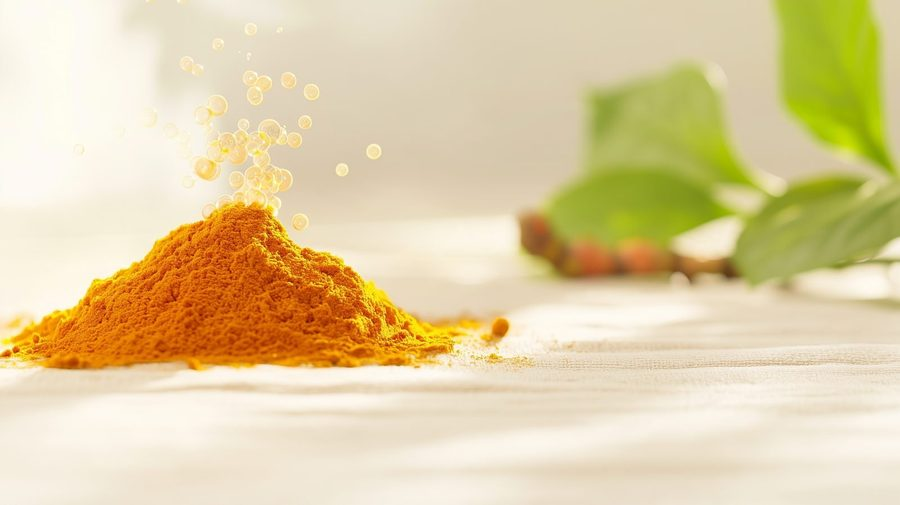
#> input picture assets/img/article-high-absorption-curcumin.jpg, 900 x 505 px
$ python -i pull-from-wp.py   (imports and definitions only)
#> lines starting #> are read from the running program, lines starting #| are printed output that depends on the picture
#!/usr/bin/env python3
"""Pull products from a headless WordPress install into data/products.json.

    python tools/pull-from-wp.py

Configuration comes from the environment (GitHub repo secrets in CI):

    WP_URL              https://cms.example.com        (required)
    WP_USER             an editor's username           (optional)
    WP_APP_PASSWORD     that user's application password (optional)

Without credentials it reads the public REST API, which is enough when the
`product` post type is public.

WordPress is an EDITOR here, never a runtime dependency. This script runs at
build time only, and it downloads every image into assets/img/ so the published
site never requests anything from the WordPress host. If the site were to fetch
from WordPress in the browser we would lose the three things the static build
exists for: speed, security, and a catalogue search engines can read.

It also writes data/product-pages/<slug>.json — the eight-tab product page —
but only for products that carry page copy in WordPress. A product with no page
copy is left exactly as it is, so hand-authored pages survive until their
content is moved across.
"""

import base64
import hashlib
import io
import json
import os
import re
import sys
import time
import urllib.error
import urllib.parse
import urllib.request

ROOT = os.path.dirname(os.path.dirname(os.path.abspath(__file__)))
IMG_DIR = os.path.join(ROOT, 'assets', 'img')
OUT = os.path.join(ROOT, 'data', 'products.json')
PAGE_DIR = os.path.join(ROOT, 'data', 'product-pages')

# Which WordPress upload each image in assets/img/ was made from. WordPress
# never changes an upload in place — replacing or editing a photo gives it a
# new URL — so an image whose URL matches the one recorded here is already
# in the repo exactly as it should be, and is not downloaded again. On a
# shared host that is most of what a build used to cost: every photo, on
# every save.
SOURCES = os.path.join(ROOT, 'data', 'image-sources.json')
# [5 lines not run here, left out]
_used_sources = {}

WP_URL = (os.environ.get('WP_URL') or '').rstrip('/')
WP_USER = os.environ.get('WP_USER') or ''
WP_PASS = os.environ.get('WP_APP_PASSWORD') or ''

TONES = {'natural', 'reg', 'commercial', 'neutral', 'sand'}
MAX_IMAGE_WIDTH = 900          # product shots are never shown larger than this
JPEG_QUALITY = 82


def die(msg):
    sys.exit('pull-from-wp: ' + msg)


# Waits between attempts. A shared host answers 504 when a request queues
# behind others for too long — which is exactly what happens while an editor
# saves several products in a row and each save sets off a build. Those clear
# within seconds, so a build that waits briefly and asks again succeeds, where
# failing outright meant a false-alarm email for an edit that was fine.
RETRY_WAITS = (5, 15, 30)
TRANSIENT = {429, 500, 502, 503, 504}


# [33 lines left out: functions fetch, fresh, not called in this run]


NO_CACHE = {'Accept': 'application/json', 'Cache-Control': 'no-cache', 'Pragma': 'no-cache'}


# [131 lines left out: functions api, clean, grab_image, field, not called in this run]


# --------------------------------------------------------------- page content

# The eight tabs are the same on every product page; only their contents differ.
TABS = [
    ('description', 'תיאור'),
    ('audience',    'למי מתאים'),
    ('benefits',    'יתרונות'),
    ('usage',       'הוראות שימוש'),
    ('ingredients', 'רכיבים ומידע'),
    ('kosher',      'כשרות ואישורים'),
    ('label',       'תווית'),
    ('faq',         'שאלות נפוצות'),
]

PROSE_TABS = {'description', 'audience', 'usage', 'ingredients', 'kosher'}

# Read from the sprite rather than hard-coded, so adding an icon to index.html
# is all it takes to make it usable from WordPress.
# [2 lines not run here, left out]


# [328 lines left out: functions blocks_from_text, build_page, main, pull_content, not called in this run]


HERO_WIDTH = 1600     # a hero spans the page; product shots stop at MAX_IMAGE_WIDTH
# Wider where the image fills the screen: the home hero is the background of
# the whole opening on a computer (19/11/2026), sharp on wide screens too; the
# phone version is shown at most ~430px wide, three times over.
IMAGE_WIDTHS = {('home', 'hero.image'): 2400, ('home', 'hero.image_mobile'): 1400}


def localise_images(data):
    """Images picked in "תוכן העמודים" arrive as WordPress URLs; the site
    serves its own resized copy, so the value becomes its path.

    The file name carries a fingerprint of the URL: a replaced image gets a
    new name, so no browser or CDN keeps showing the old one, and the old file
    is deleted. Which fields are images comes from data/cms-schema.json.
    """
    schema = json.load(open(os.path.join(ROOT, 'data', 'cms-schema.json'), encoding='utf-8'))
    images = {(p['id'], f['key']) for p in schema['pages'] for s in p['sections']
              for f in s['fields'] if f['type'] == 'image'}
    for page, values in data.items():
        if not isinstance(values, dict):
            continue
        for key, value in values.items():
            if (page, key) not in images or not isinstance(value, str):
                continue
            lines = value.replace('\r\n', '\n').split('\n')
            url = lines[0].strip()
            base = re.sub(r'[^a-z0-9]+', '-', f'{page}-{key}'.lower()).strip('-')
            if url.startswith('http'):
                tag = hashlib.sha1(url.encode('utf-8')).hexdigest()[:8]
                lines[0] = grab_image(url, f'{base}-{tag}', 'cms', max_width=IMAGE_WIDTHS.get((page, key), HERO_WIDTH))
                values[key] = '\n'.join(lines)
            keep = os.path.basename(lines[0]) if lines[0] else None
            for name in os.listdir(IMG_DIR):
                if name.startswith(f'cms-{base}-') and name != keep:
                    os.remove(os.path.join(IMG_DIR, name))
                    print(f'  removed replaced image {name}')


# [55 lines left out: function pull_articles, not called in this run]


# [2 lines not run here, left out]

>>> import cv2
>>> picture = cv2.imread('../assets/img/article-high-absorption-curcumin.jpg', cv2.IMREAD_GRAYSCALE)
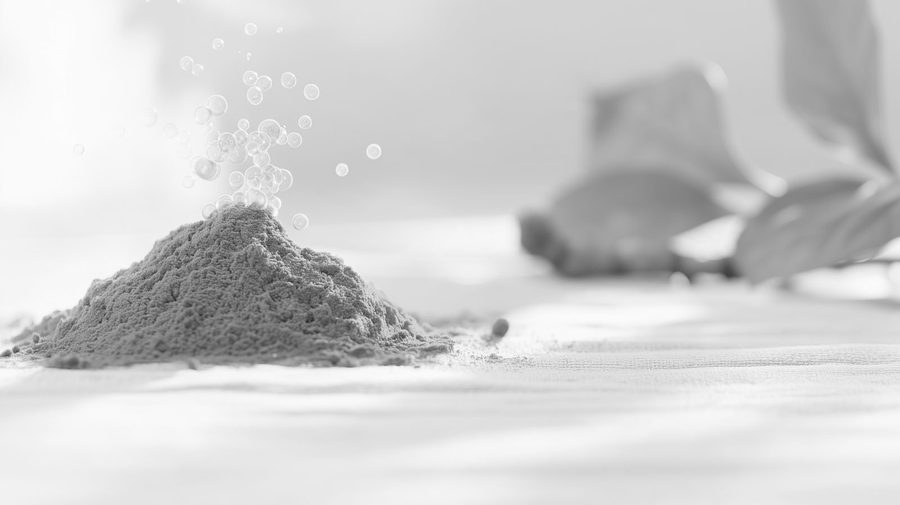
#> picture: shape (505, 900); min 35, max 255, mean 207.3
#> (the run stopped early here; a loop or call above may not have finished)

$ run again, on assets/img/bg-dark-botanical.jpg
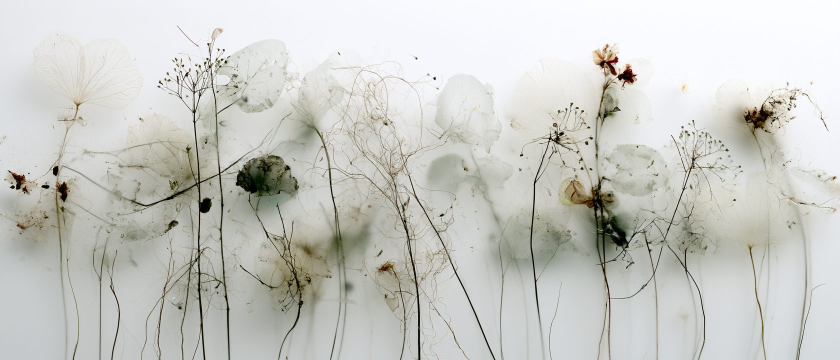
#> input picture assets/img/bg-dark-botanical.jpg, 1680 x 720 px (shown at 1/2 size)
#> `picture = cv2.imread('../assets/img/article-high-absorption-curcumin.j..`:
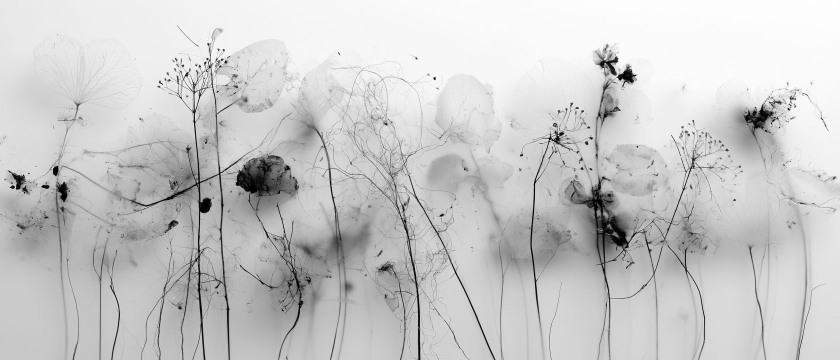
#> picture: shape (720, 1680) (shown at 1/2 size); min 0, max 255, mean 201.3

$ run again, on assets/img/bg-hero-botanical.jpg
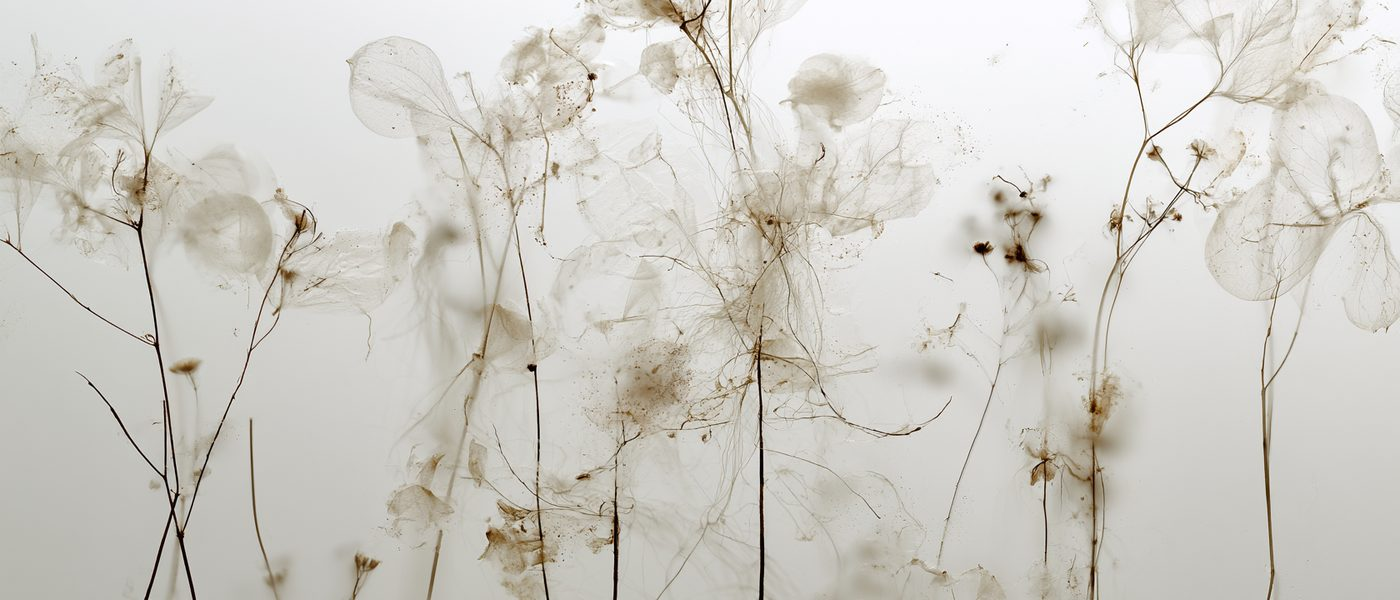
#> input picture assets/img/bg-hero-botanical.jpg, 1400 x 600 px
#> `picture = cv2.imread('../assets/img/article-high-absorption-curcumin.j..`:
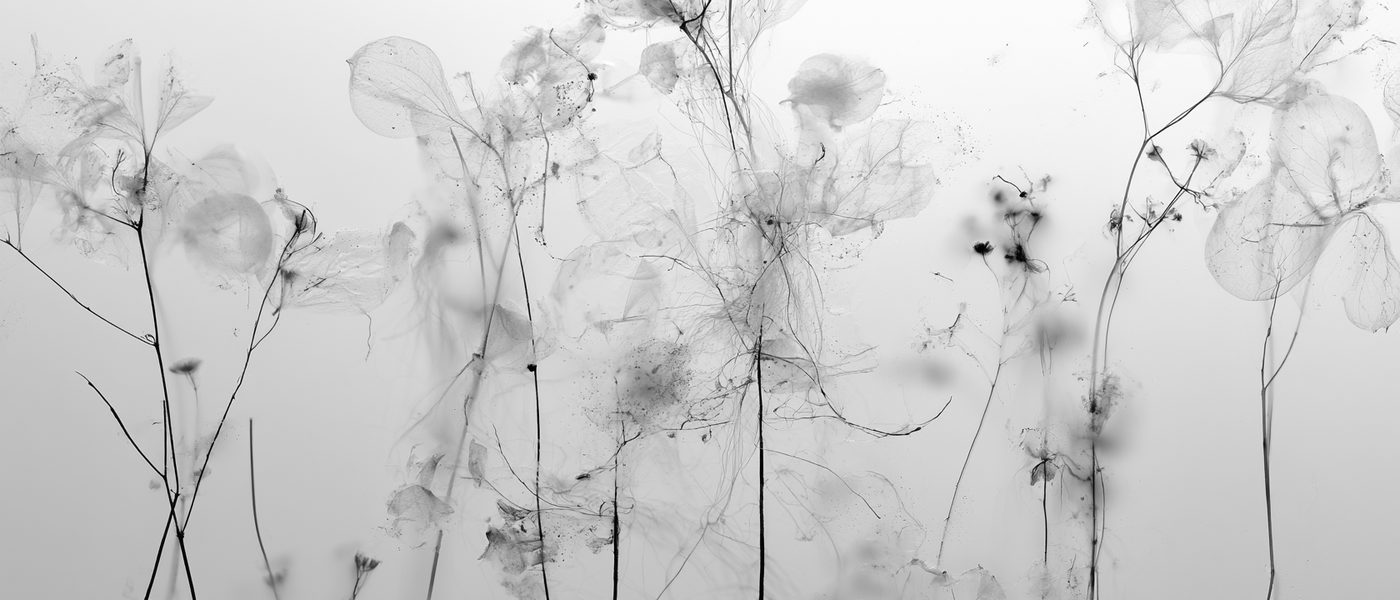
#> picture: shape (600, 1400); min 0, max 255, mean 205.3
